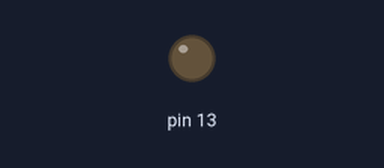
A sketch run on a simulated Arduino Uno, built with avr-gcc and run on an emulated ATmega328P. Shown: output pins drawn as LEDs (lit = HIGH).

Above: at 2.5 s.
At 7.5 s:
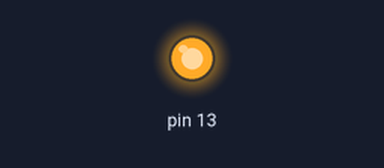
Timing chart, 0 to 13.0 s (numbered marks = the images above):
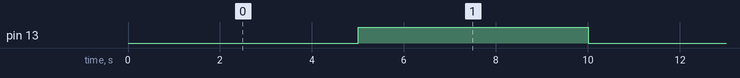

The sketch:

NodeMCU_Builtin_led.ino
```cpp
void setup() {
  pinMode(LED_BUILTIN, OUTPUT);  // Initialize the LED_BUILTIN pin as an output
}

// 0 = LOW / 1 = HIGH

void loop() {
  digitalWrite(LED_BUILTIN, 0);  // Turn the BuiltIn LED on by making the voltage LOW
  delay(5000);                   // Wait 5000 miliseconds
  digitalWrite(LED_BUILTIN, 1);  // Turn the BuiltIn LED off by making the voltage HIGH
  delay(5000);                   // Wait 5000 miliseconds
}
```

Measured:
- by itself, pin 13: alternates HIGH for 5.0 s and LOW for 5.0 s
